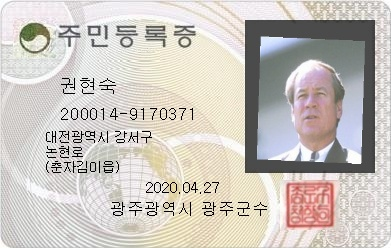
#> input picture korean_ocr_using_paddleOCR/data/images/26.jpg, 391 x 248 px, found by its file name
$ python 'face redaction.py'
#> lines starting #> are read from the running program, lines starting #| are printed output that depends on the picture; after the words box and inside, x2 and y2 are one past the last pixel; in counts of white or black regions, pixels touching at a corner belong together
# import required library
import cv2

# read the input image
img = cv2.imread('/home/prlab/Desktop/pythonProject/korean_ocr_using_paddleOCR/data/images/26.jpg')
#> img is the input picture: shape (248, 391, 3); mean B, G, R 191, 196.7, 202.2

# convert to grayscale of each frames
gray = cv2.cvtColor(img, cv2.COLOR_BGR2GRAY)
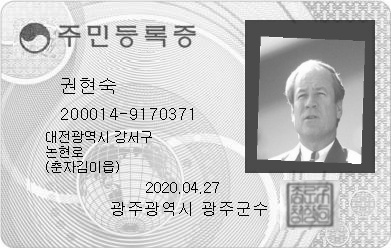
#> gray: shape (248, 391); min 0, max 255, mean 197.7

# read haarcascade to detect faces in input image
face_cascade = cv2.CascadeClassifier('/home/prlab/Desktop/pythonProject/korean_ocr_using_paddleOCR/face recognition/'
                                     'haarcascade/haarcascade_frontalface_alt.xml')

# detects faces in the input image
faces = face_cascade.detectMultiScale(gray, 1.1, 2)
#> faces = [[286, 75, 51, 51]]
print('Number of detected faces:', len(faces)) \
#| Number of detected faces: 1
 \
    # loop over all the detected faces
for (x, y, w, h) in faces:
    # Extract the face region
    face_region = img[y:y+h, x:x+w]

    # Apply Gaussian blur to the face region
    face_region = cv2.GaussianBlur(face_region, (0, 0), 10)

    # Replace the face region with the blurred face
    img[y:y+h, x:x+w] = face_region
#> this loop made 1 pass
#> pass 1, `face_region = img[y:y+h, x:x+w]`:
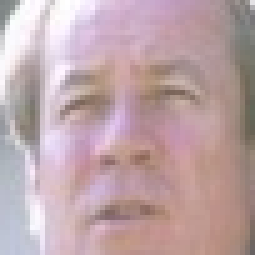
#> face_region: shape (51, 51, 3) (shown 5 times larger); mean B, G, R 168.5, 164.7, 189.6
#> pass 1, `face_region = cv2.GaussianBlur(face_region, (0, 0), 10)`:
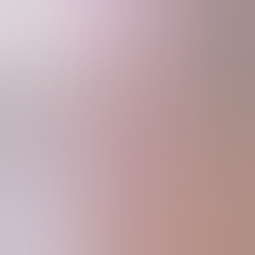
#> face_region: shape (51, 51, 3) (shown 5 times larger); mean B, G, R 168.6, 164.9, 190.1
#> after the loop:
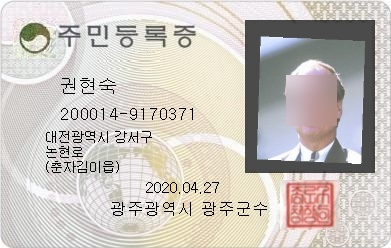
#> img: shape (248, 391, 3); 2.68% of pixels changed, all inside (x1, y1, x2, y2) = (286, 75, 337, 126)

# Display an image in a window
cv2.imwrite('face_redaction_image.jpg', img)
# cv2.imshow('Face Detection', img)
# cv2.waitKey(0)
# cv2.destroyAllWindows()

$ run again, with korean_ocr_using_paddleOCR/data/images/11.jpg copied over korean_ocr_using_paddleOCR/data/images/26.jpg
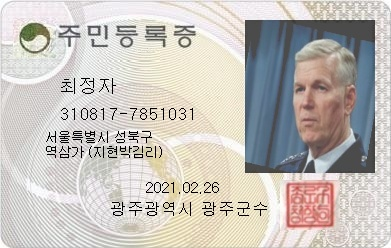
#> input picture korean_ocr_using_paddleOCR/data/images/11.jpg, 391 x 248 px, found by its file name
#> img is the input picture: shape (248, 391, 3); mean B, G, R 187.6, 192.8, 197.3
#> `gray = cv2.cvtColor(img, cv2.COLOR_BGR2GRAY)`:
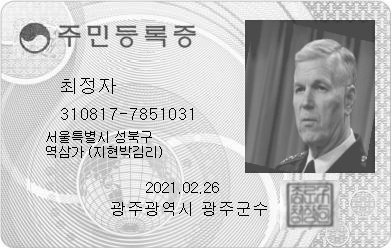
#> gray: shape (248, 391); min 0, max 255, mean 193.5
#> faces = [[277, 63, 66, 66]]
#| Number of detected faces: 1
#> the loop `for (x, y, w, h) in faces:` made 1 pass
#> after the loop `for (x, y, w, h) in faces:`:
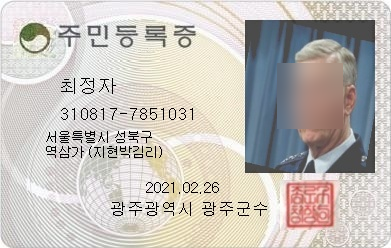
#> img: shape (248, 391, 3); 4.49% of pixels changed, all inside (x1, y1, x2, y2) = (277, 63, 343, 129)
